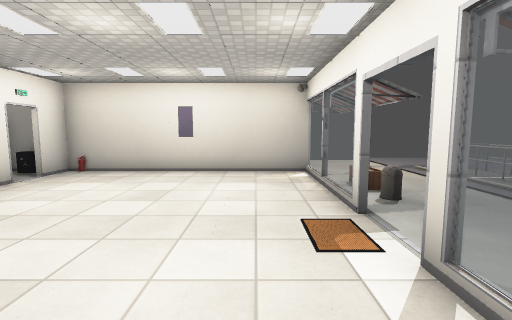
View 1 (above)

12 first-person views from a walk through a 3-D level made in the Godot game engine. The camera is 1.4 m above the floor, tilts 6° down and sees 85° across. The floor is counted in squares, 1 m on a side. Each view is taken from the middle of a square. On the plan, view 1 faces up. The plan holds only what a view shows up to about 14 squares ahead; the rest is blank. Door leaves are left out where a doorway can be walked through. Some surface patterns are stand-ins.

View 2
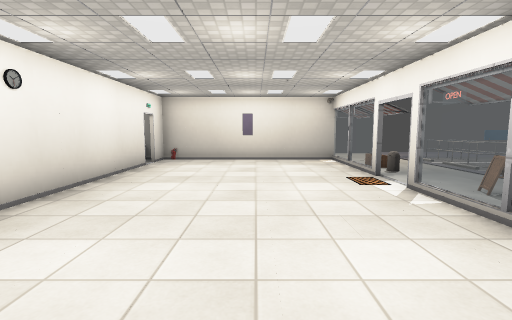

View 3
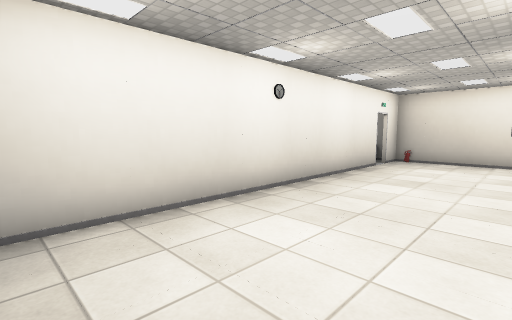

View 4
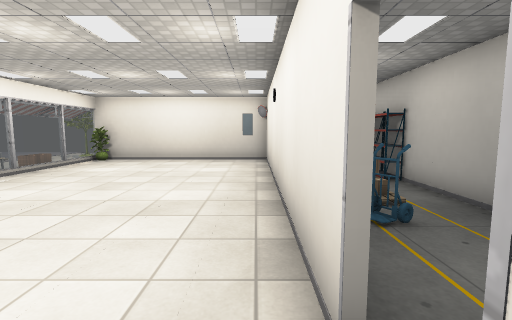

View 5
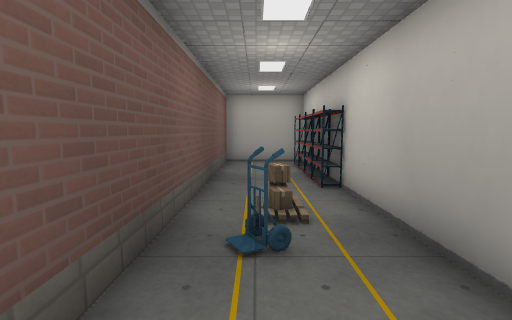

View 6
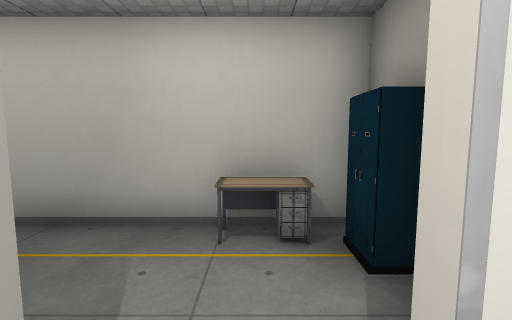

View 7
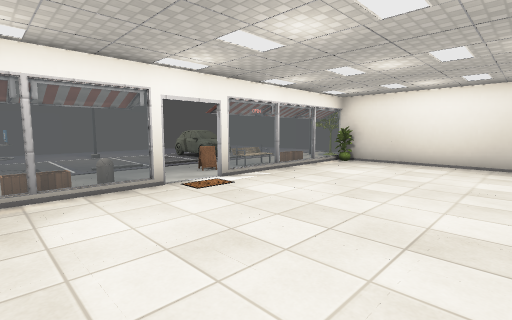

View 8
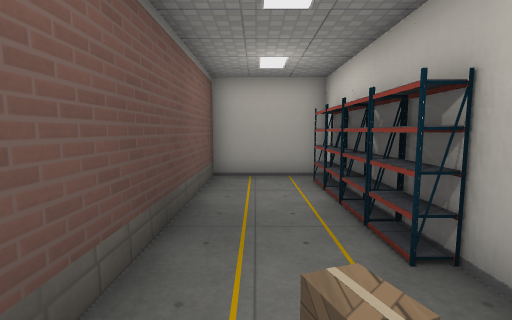

View 9
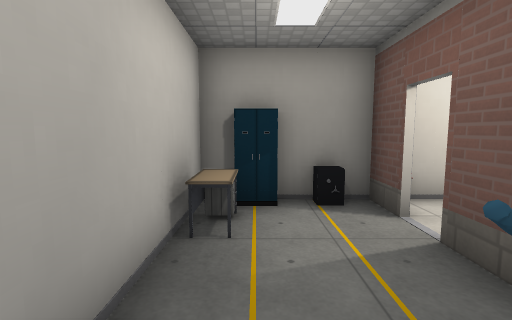

View 10
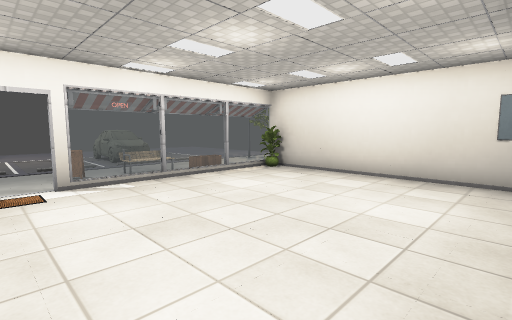

View 11
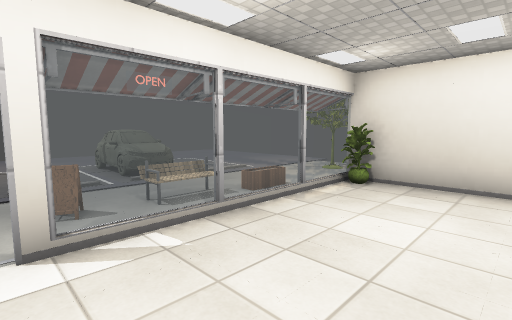

View 12
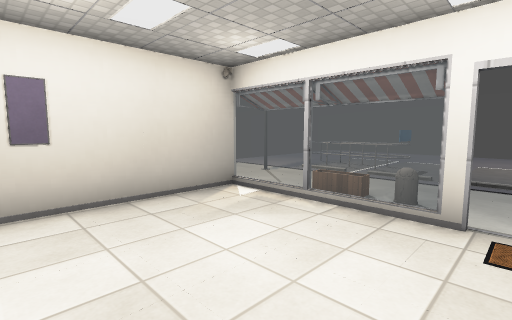

### Floor plan
Key: @ floor where view 1 was taken; # wall or solid block; x gap in a wall; . floor; / step, stairs or slope; D open door; = window, fence, low wall or low ledge; S streetlight; T thing the floor can be seen under or through; B bin; I sign; R truck; A box; C rack; E bench; L locker; K desk; F car; O other object.
Columns run from 10 left of view 1 to 14 right of it. Each row starts with its distance up from view 1.
 14                 ...
 13              ../... .
 12             .../.....
 11             ..S/. =..
 10 ###########TT../.==..
  9 #LOO........T../.==...
  8 K..D........T../.==....
  7 #..#........TO./........
  6 #..#........TB./.........
  5 #.R#........T../.........
  4 #..#........D../.....
  3 #xA#........D../.......
  2 #..#........TI//........
  1 C..#........T../...   ..
  0 #..#......@.TOE/.FFFF...
 -1 C..#........T ./.FF   ..
 -2 C..#........TO. .F
 -3 C..#........T../..
 -4 #..#.......#T../....
 -5 ############ .. ....
 -6              #  ...
 -7              #O ..
 -8               ./.

Positions as (right, up) in squares from view 1, and headings:
1: (0, 0), facing up
2: (-2, -4), facing up
3: (-2, -4), facing up-left
4: (-6, 9), facing down
5: (-8, 8), facing down
6: (-6, 8), facing left
7: (-5, 8), facing down-right
8: (-8, 4), facing down
9: (-9, 4), facing up
10: (-6, 4), facing down-right
11: (-2, 3), facing down-right
12: (-3, 4), facing up-right
